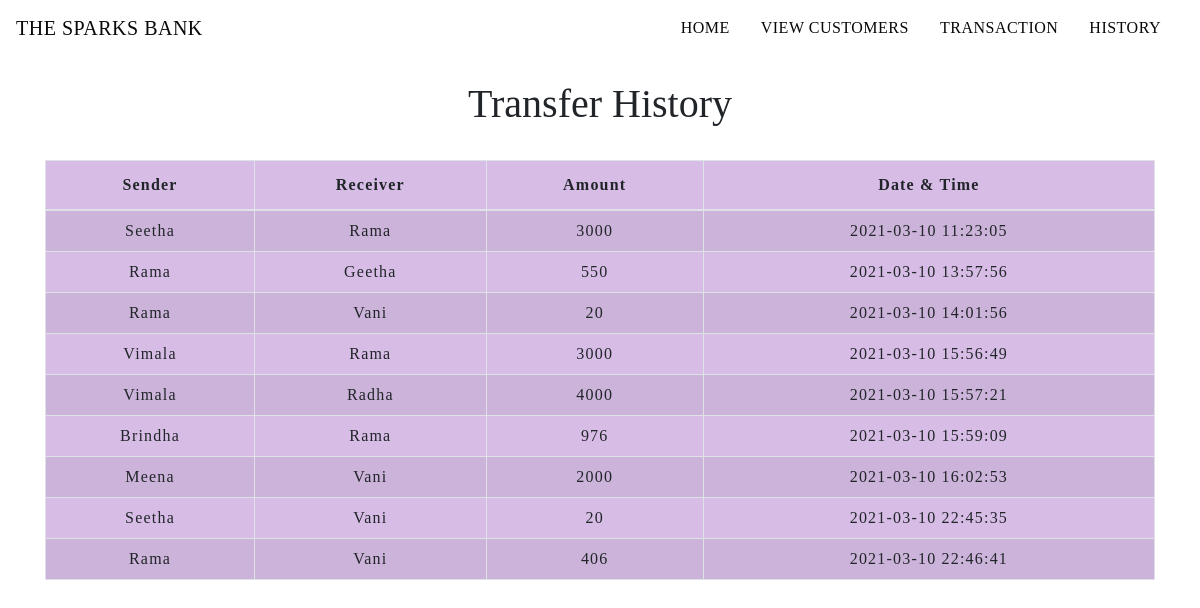
The page /transactionhistory.php on the database its author committed.
### tables this page shows
CREATE TABLE `transaction_details` (
  `sno` int(5) NOT NULL,
  `sender` varchar(100) NOT NULL,
  `receiver` varchar(100) NOT NULL,
  `balance` int(10) NOT NULL,
  `datetime` datetime NOT NULL DEFAULT CURRENT_TIMESTAMP
);

### transactionhistory.php (the view, shortened to what this page needs)
<!DOCTYPE html>
<html lang="en">
<head>
    <link rel="stylesheet" href="https://stackpath.bootstrapcdn.com/bootstrap/4.5.2/css/bootstrap.min.css">
    <link rel="stylesheet" type="text/css" href="css/table.css">
    <link rel="stylesheet" type="text/css" href="css/navbar.css">
</head>
<body>
<?php
  include 'navbar.php';
?>
	<div class="container">
        <h2 class="text-center pt-4">Transfer History</h2>
       <br>
       <div class="table-responsive-sm">
    <table class="table table-hover table-striped table-condensed table-bordered">
        <thead>
            <tr>
                <th class="text-center">Sender</th>
                <th class="text-center">Receiver</th>
                <th class="text-center">Amount</th>
                <th class="text-center">Date & Time</th>
            </tr>
        </thead>
        <tbody>
        <?php
            include 'config.php';
            $sql ="select * from transaction_details";
            $query =mysqli_query($conn, $sql);
            while($rows = mysqli_fetch_assoc($query))
            {
        ?>
            <tr>
            <td class="py-2"><?php echo $rows['sender']; ?></td>
            <td class="py-2"><?php echo $rows['receiver']; ?></td>
            <td class="py-2"><?php echo $rows['balance']; ?> </td>
            <td class="py-2"><?php echo $rows['datetime']; ?> </td>
        <?php
            }
        ?>
        </tbody>
    </table>
    </div>
</div>
</body>
</html>

### navbar.php (shortened to what this page needs)
<nav class="navbar navbar-expand-md">
<a class="navbar-brand" href="index.php">THE SPARKS BANK</a>
<div class="collapse navbar-collapse" id="collapsibleNavbar">
      <ul class="navbar-nav ml-auto">
        <li class="nav-item">
          <a class="nav-link" href="index.php">HOME</a>
        </li>
        <li class="nav-item">
          <a class="nav-link" href="transfermoney.php">VIEW CUSTOMERS</a>
        </li>
        <li class="nav-item">
          <a class="nav-link" href="transfermoney.php">TRANSACTION</a>
        </li>
        <li class="nav-item">
          <a class="nav-link" href="transactionhistory.php">HISTORY</a>
        </li>
    </div>
 </nav>

### table.css (style rules this page uses)
* { padding: 0; margin: 0; box-sizing: border-box; font-family: s; }
h2 { font-size: 40px; }
table { letter-spacing: 1.2px; }
.table-striped { background-color: rgb(215, 189, 230); }
td { text-align: center; }

### navbar.css (style rules this page uses)
.nav-link { margin-right: 15px; color:#080808; letter-spacing: 0.5px; transition: 0.5s; }
.navbar-brand { color: #0a0a0a; letter-spacing: 0.5px; }

### rows shown on the page
transaction_details: sender "Seetha", receiver "Rama", balance "3000", datetime "2021-03-10 11:23:05"
transaction_details: sender "Rama", receiver "Geetha", balance "550", datetime "2021-03-10 13:57:56"
transaction_details: sender "Rama", receiver "Vani", balance "20", datetime "2021-03-10 14:01:56"
transaction_details: sender "Vimala", receiver "Rama", balance "3000", datetime "2021-03-10 15:56:49"
transaction_details: sender "Vimala", receiver "Radha", balance "4000", datetime "2021-03-10 15:57:21"
transaction_details: sender "Brindha", receiver "Rama", balance "976", datetime "2021-03-10 15:59:09"
transaction_details: sender "Meena", receiver "Vani", balance "2000", datetime "2021-03-10 16:02:53"
transaction_details: sender "Seetha", receiver "Vani", balance "20", datetime "2021-03-10 22:45:35"
transaction_details: sender "Rama", receiver "Vani", balance "406", datetime "2021-03-10 22:46:41"
